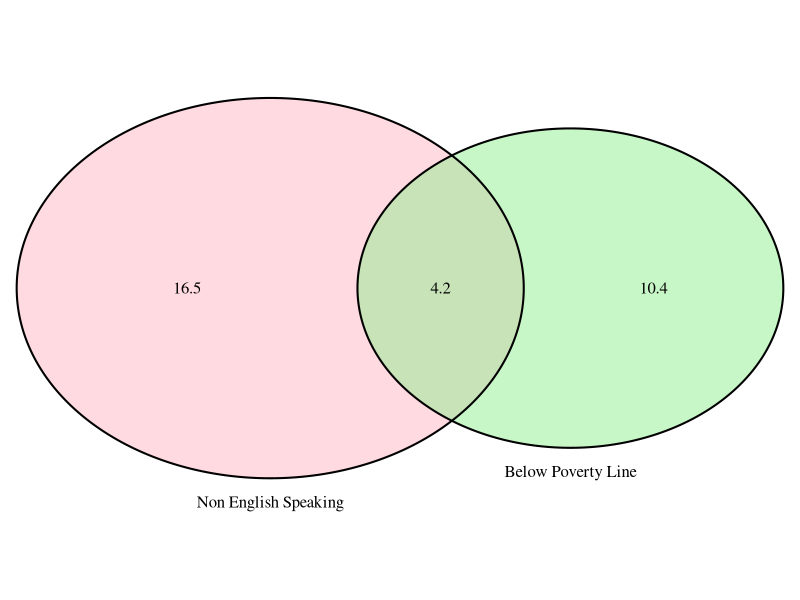
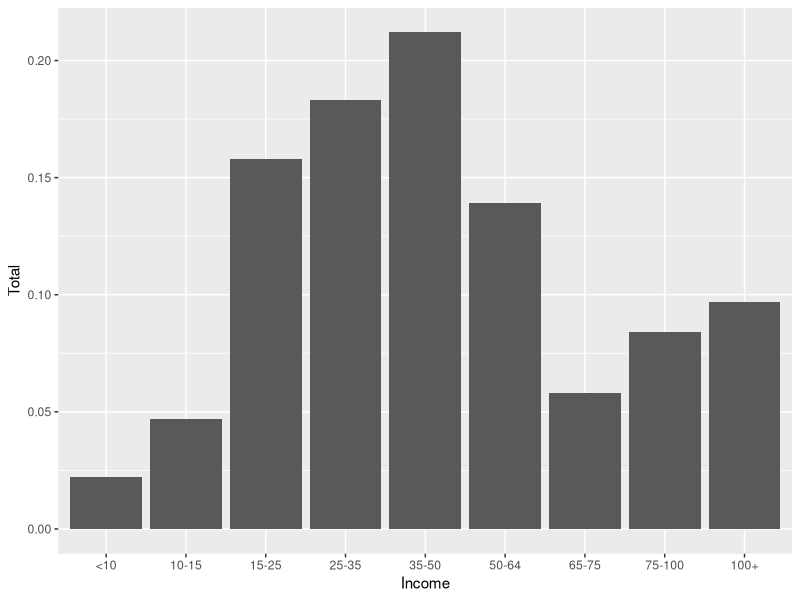

The R script that drew these images, in order:
## ---- chunk 1
knitr::opts_chunk$set(echo = TRUE)
library(VennDiagram)
library(tidyverse)
## ---- chunk 2
draw.pairwise.venn(area1=14.6, area2=20.7, cross.area=4.2,category=c('Below Poverty Line', 'Non English Speaking'), fill=c('light green', 'light pink'), cat.pos=c(0,0))
## ---- chunk 3
to_plot <- setNames(data.frame(c('<10', '10-15', '15-25', '25-35', '35-50', '50-64', '65-75', '75-100', '100+'), c(.022, .047, .158, .183, .212, .139, .058, .084, .097)), c('Income', 'Total')) 
to_plot$Income <- factor(to_plot$Income, levels=to_plot$Income)
ggplot(to_plot, aes(x=Income, y=Total)) + geom_bar(stat='identity')
